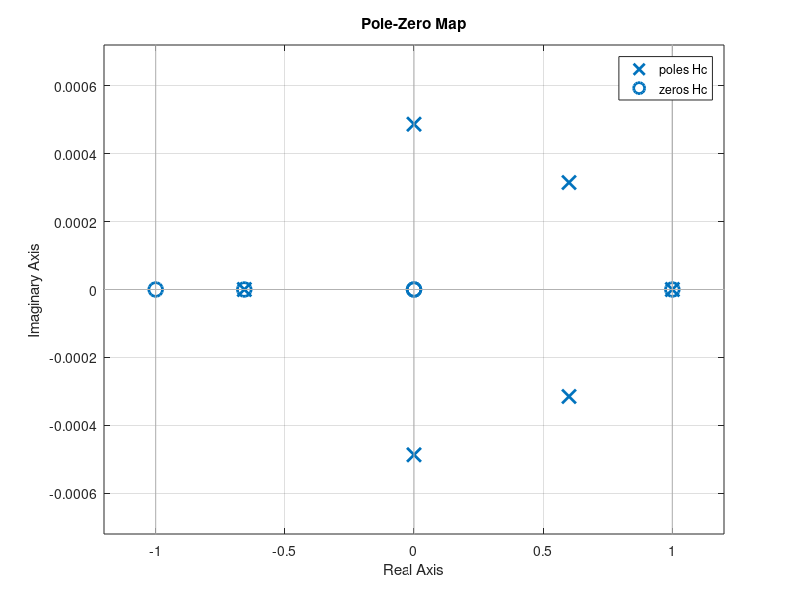
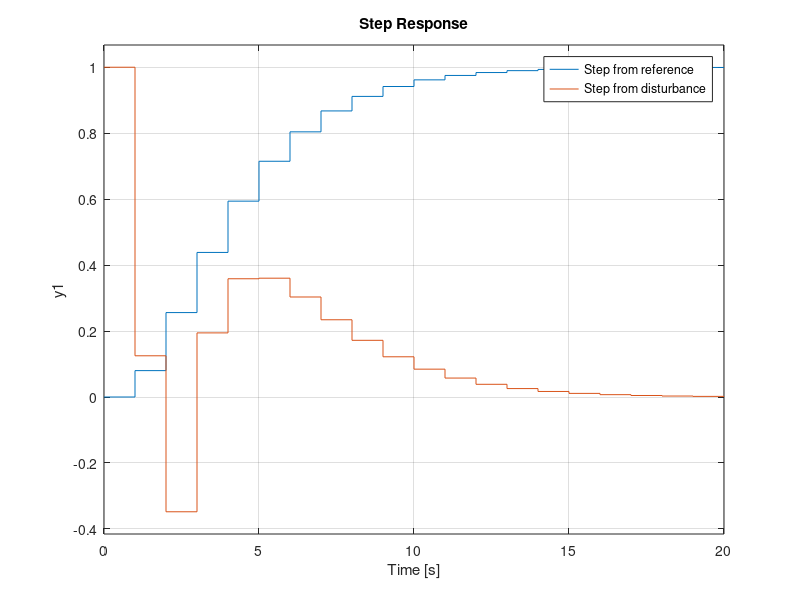
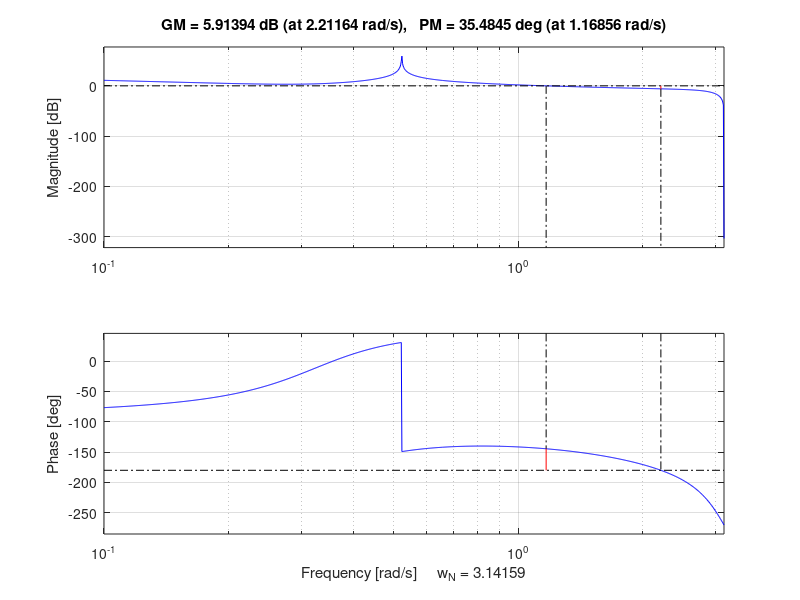

Source code (MATLAB) for these figures, in order:
% HW3 2018 fall - RST for oscillator
h=1; 
w = pi/6;
cwh = cos(h*w);
b1 = 1-cwh;
b2 = b1;
a1 = -2*cwh;
a2 = 1;

H = tf([0, b1, b2], [1, a1, a2], h);
figure(1)
pzmap(H)
zgrid

% The coefficients of the controller
R_coeffs = [1, 0.31405]; 
S_coeffs = [1.6272, -2.344];
T_coeffs = 0.597*[1,0];

% The forward part of the controller
TR = tf(T_coeffs, R_coeffs, h);
% The feedback part of the controller
SR = tf(S_coeffs, R_coeffs, h);

% The closed-loop system
Hc = TR*feedback(H,SR)
Hv = feedback(1, H*SR);

figure(1)
clf
pzmap(Hc) % Verify that the closed-loop poles are as desired

figure(2)
clf
step(Hc, Hv) % OK performance?
legend('Step from reference', 'Step from disturbance')

figure(3)
clf
margin(H*SR) % What are the stability margins?


%% Design with incremental controller

r_1 = 0.657025;
s_0 = 6.531281;
s_1 = -10.838255;
s_2 = 4.904102;
t_0 = 0.597128;

% The coefficients of the controller
R_coeffs = conv([1, -1], [1, r_1]); 
S_coeffs = [s_0, s_1, s_2];
T_coeffs = t_0*[1,0,0];

% The forward part of the controller
TR = tf(T_coeffs, R_coeffs, h);
% The feedback part of the controller
SR = tf(S_coeffs, R_coeffs, h);

% The closed-loop system
Hc = TR*feedback(H,SR)
Hv = feedback(1, H*SR);

figure(1)
clf
pzmap(Hc) % Verify that the closed-loop poles are as desired

figure(2)
clf
step(Hc, Hv) % OK performance?
legend('Step from reference', 'Step from disturbance')

figure(3)
clf
margin(H*SR) % What are the stability margins?
